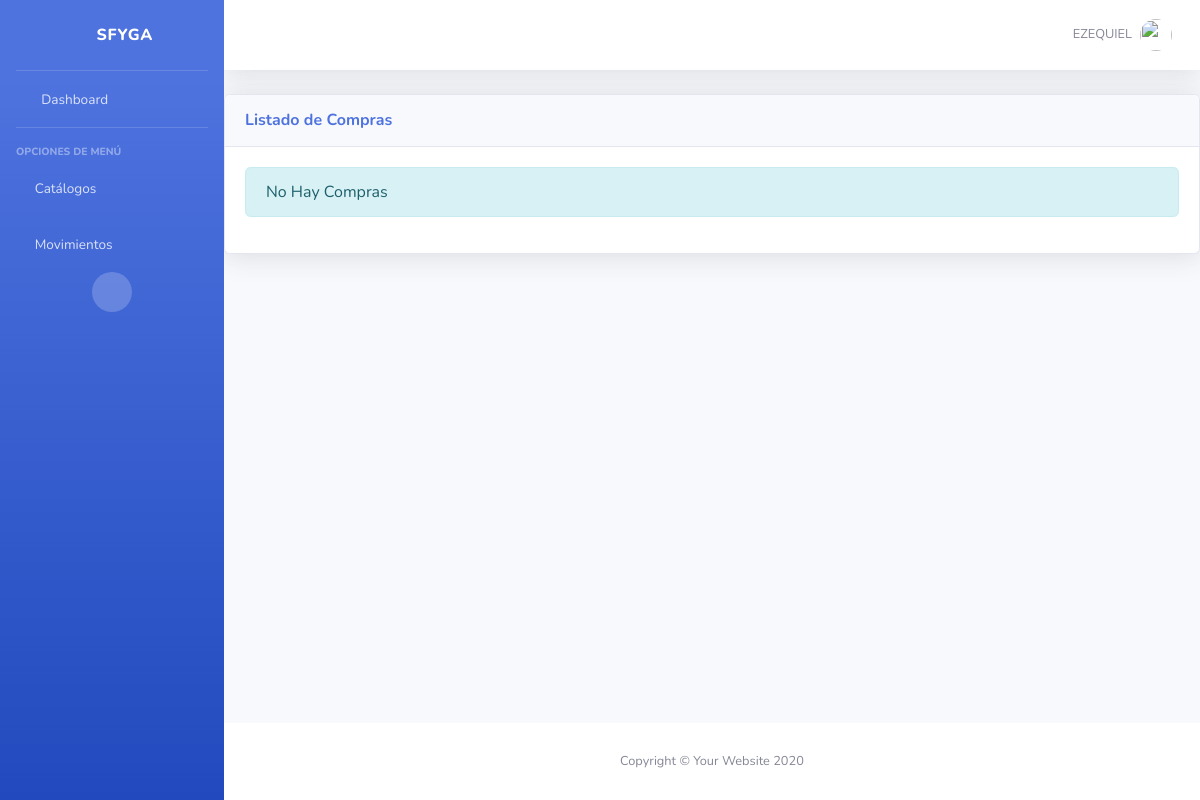
The app's page /cmp/compras/ (signed in), older data.
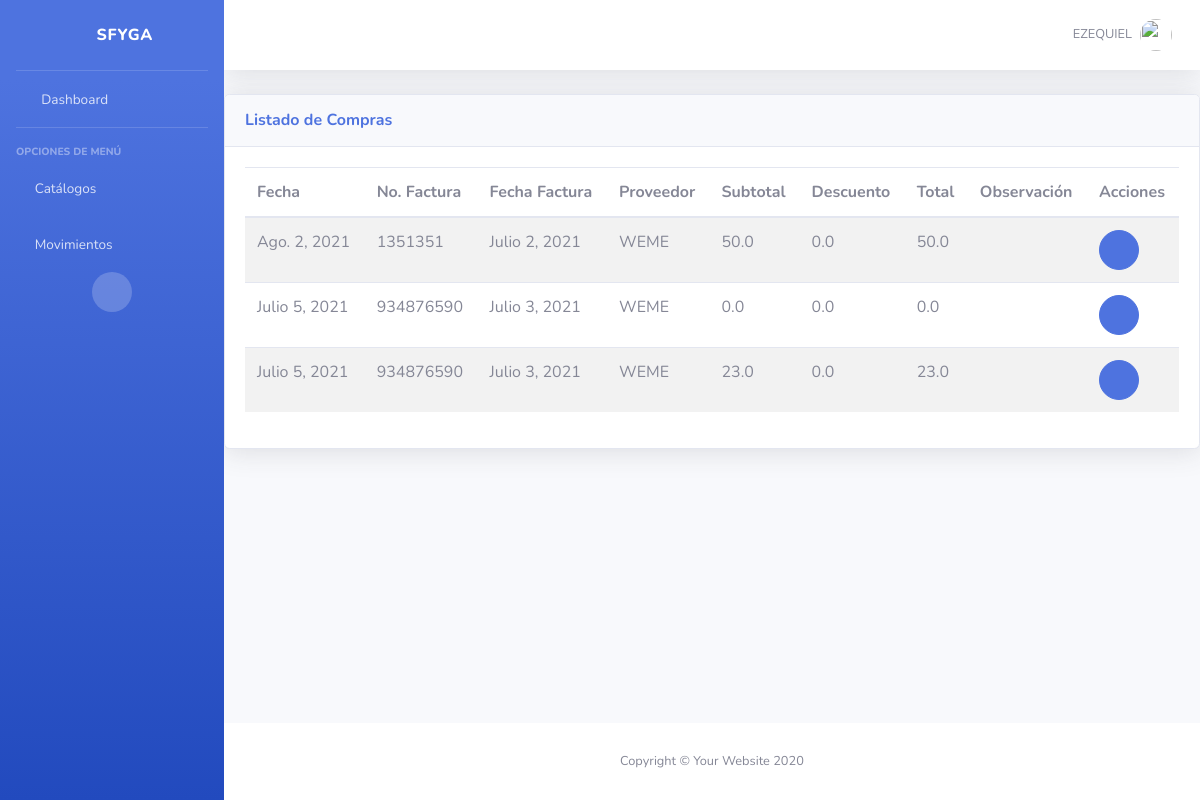
The same page, newer data.
### cmp/models.py (models this page shows, shortened)
class ComprasEnc(ClaseModelo):
    fecha_compra = models.DateField(null=True, blank=True)
    observacion = models.TextField(blank=True, null=True)
    no_factura = models.CharField(max_length=100)
    fecha_factura = models.DateField()
    sub_total = models.FloatField(default=0)
    descuento = models.FloatField(default=0)
    total = models.FloatField(default=0)
    proveedor=models.ForeignKey(Proveedor, on_delete=models.CASCADE)
    class Meta:
        verbose_name_plural = "Encabezado de Compras"
        verbose_name = "Encabezado de Compra"

class Proveedor(ClaseModelo):
    descripcion=models.CharField(
        max_length=100,
        unique=True
        )
    direccion=models.CharField(
        max_length=250,
        null=True, blank=True
        )
    contacto=models.CharField(
        max_length=100
    )
    telefono=models.CharField(
        max_length=10,
        null=True, blank=True
    )
    email=models.CharField(
        max_length=250,
        null=True, blank=True
    )
    def __str__(self):
        return '{}'.format(self.descripcion)
    class Meta:
        verbose_name_plural = "Proveedores"

### cmp/views.py (the view)
# urls.py: path('compras/',ComprasView.as_view(), name="compras_list"),
class ComprasView(SuccessMessageMixin, SinPrivilegios, generic.ListView):
    permission_required='cmp.view_comprasenc'
    model = ComprasEnc
    template_name = "cmp/compras_list.html"
    context_object_name = "obj"

### cmp/templates/cmp/compras_list.html (shortened to what this page needs)
{% extends 'base/base.html' %}
{% block page_content %}
<div class="card shadow mb-4">
  <div class="card-header py-3 d-flex flex-row align-items-center justify-content-between">
    <h6 class="m-0 font-weight-bold text-primary">Listado de Compras</h6>
    <div class="dropdown no-arrow">
      <a class="dropdown-toggle" href="#" role="button" id="dropdownMenuLink" data-toggle="dropdown" aria-haspopup="true" aria-expanded="false">
        <i class="fas fa-ellipsis-v fa-sm fa-fw text-gray-400"></i>
      </a>
    </div>
  </div>
  <div class="card-body">
    {% if not obj %}
    <div class="alert alert-info">No Hay Compras</div>
    {% else %}
    <table class="table table-striped table-hover dt-responsive nowrap" style="width:100%">
      <thead>
        <th>Fecha</th>
        <th>No. Factura</th>
        <th>Fecha Factura</th>
        <th>Proveedor</th>
        <th>Subtotal</th>
        <th>Descuento</th>
        <th>Total</th>
        <th>Observación</th>
        <th class="all">Acciones</th>
      </thead>
      <tbody>
        {% for item in obj%}
        <tr>
          <td>{{ item.fecha_compra }}</td>
          <td>{{ item.no_factura }}</td>
          <td>{{ item.fecha_factura }}</td>
          <td>{{ item.proveedor }}</td>
          <td>{{ item.sub_total }}</td>
          <td>{{ item.descuento }}</td>
          <td>{{ item.total }}</td>
          <td>{{ item.observacion }}</td>
          <td>
             <a href="{% url 'cmp:compras_edit' item.id %}" class="btn btn-primary btn-circle"><i class="fas fa-edit"></i></a>
          </td>
        </tr>
        {% endfor %}
      </tbody>
    </table>
    {% endif %}
  </div>
</div>
{% endblock %}

### templates/base/base.html (shortened to what this page needs)
{% load static %}
<!DOCTYPE html>
<html lang="es">
<head>
    <link href="{% static 'base/vendor/fontawesome-free/css/all.min.css' %}" rel="stylesheet" type="text/css">
    <link href="{% static 'base/css/sb-admin-2.min.css' %}" rel="stylesheet">
    <link href="{% static 'base/vendor/datatables/datatables.bootstrap4.min.css' %}" rel="stylesheet">
    <link href="{% static 'base/vendor/jquery_confirm/jquery-confirm.min.css' %}" rel="stylesheet">
    <link rel="stylesheet" href="{% static 'base/vendor/datetime_picker/jquery.datetimepicker.min.css' %}" />
</head>
<body id="page-top" class="bg-gradient-primary">
    <div id="wrapper">
        {% block side_bar %}
        <ul class="navbar-nav bg-gradient-primary sidebar sidebar-dark accordion" id="accordionSidebar">
            <a class="sidebar-brand d-flex align-items-center justify-content-center" href="{% url 'bases:home' %}">
                <div class="sidebar-brand-icon rotate-n-15">
                    <i class="fas fa-donate"></i>
                </div>
                <div class="sidebar-brand-text mx-3">SFyGA</div>
            </a>
            <hr class="sidebar-divider my-0">
            <li class="nav-item">
                <a class="nav-link" href="{% url 'bases:home' %}">
                    <i class="fas fa-fw fa-tachometer-alt"></i>
                    <span>Dashboard</span></a>
            </li>
            <hr class="sidebar-divider">
            <div class="sidebar-heading">
                Opciones de Menú
            </div>
            <li class="nav-item">
                <a class="nav-link collapsed" href="#" data-toggle="collapse" data-target="#collapseTwo"
                    aria-expanded="true" aria-controls="collapseTwo">
                    <i class="fas fa-circle text-lightgray"></i>
                    <span>Catálogos</span>
                </a>
            </li>
            <li class="nav-item">
                <a class="nav-link collapsed" href="#" data-toggle="collapse" data-target="#collapseUtilities"
                    aria-expanded="true" aria-controls="collapseUtilities">
                    <i class="fas fa-circle text-lightgray"></i>
                    <span>Movimientos</span>
                </a>
            </li>
            <div class="text-center d-none d-md-inline">
                <button class="rounded-circle border-0" id="sidebarToggle"></button>
            </div>
        </ul>
        {% endblock side_bar %}
        <div id="content-wrapper" class="d-flex flex-column">
            <div id="content">
                {% block top_bar %}
                <nav class="navbar navbar-expand navbar-light bg-white topbar mb-4 static-top shadow">
                    <ul class="navbar-nav ml-auto">
                        <li class="nav-item dropdown no-arrow d-sm-none">
                        <li class="nav-item dropdown no-arrow">
                            <a class="nav-link dropdown-toggle" href="#" id="userDropdown" role="button"
                                data-toggle="dropdown" aria-haspopup="true" aria-expanded="false">
                                <span class="mr-2 d-none d-lg-inline text-gray-600 small">{{ user.username|upper }}</span>
                                <img class="img-profile rounded-circle"
                                    src="{% static '/base/img/undraw_profile.svg' %}">
                            </a>
                        </li>
                    </ul>
                </nav>
                {% endblock top_bar %}
                {% block page_content %}{% endblock page_content %}
            </div>
            {% block footer %}
            <footer class="sticky-footer bg-white">
                <div class="container my-auto">
                    <div class="copyright text-center my-auto">
                        <span>Copyright &copy; Your Website 2020</span>
                    </div>
                </div>
            </footer>
            {% endblock footer %}
        </div>
    </div>
</body>
</html>

Row changes from the older to the newer data that the page shows:
added ComprasEnc: fecha_compra "Ago. 2, 2021", no_factura "1351351", fecha_factura "Julio 2, 2021", proveedor "WEME", sub_total "50.0", descuento "0.0", total "50.0"
added ComprasEnc: fecha_compra "Julio 5, 2021", no_factura "934876590", fecha_factura "Julio 3, 2021", proveedor "WEME", sub_total "0.0", descuento "0.0", total "0.0"
added ComprasEnc: fecha_compra "Julio 5, 2021", no_factura "934876590", fecha_factura "Julio 3, 2021", proveedor "WEME", sub_total "23.0", descuento "0.0", total "23.0"
Text that changed along with them:
text no longer shown: "No Hay Compras"
text now shown: "Fecha No. Factura Fecha Factura Proveedor Subtotal Descuento Total Observación Acciones"
